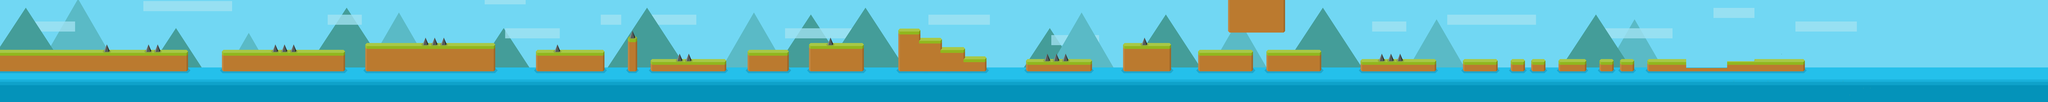

Below is a game level as drawn by its tile map, then a one-line description and the .tmx that defines it (tile-layer data replaced by summaries):
An orthogonal 300x15 tile map with 50x50 px tiles, 8 tile layers (background, mountain2, clound, mountain, ...), 3 tilesets and 47 objects (player).

<map version="1.0" tiledversion="1.0.2" orientation="orthogonal" renderorder="right-down" width="300" height="15" tilewidth="50" tileheight="50" nextobjectid="61">
 <tileset firstgid="1" name="titeBackground" tilewidth="50" tileheight="50" tilecount="690" columns="46">
  <image source="titeBackground.png" width="2334" height="750" />
 </tileset>
 <tileset firstgid="691" name="titeSetMountain" tilewidth="50" tileheight="50" tilecount="390" columns="26">
  <image source="titeSetMountain.png" width="1334" height="750" />
 </tileset>
 <tileset firstgid="1081" name="titesets" tilewidth="50" tileheight="50" tilecount="1590" columns="106">
  <image source="titesets.png" width="5334" height="750" />
 </tileset>
 <layer name="background" width="300" height="15">
  <data>[4500 cells, 4500 non-empty, 89 distinct tile ids]</data>
 </layer>
 <layer name="mountain2" width="300" height="15">
  <data>[4500 cells, 1028 non-empty, 236 distinct tile ids]</data>
 </layer>
 <layer name="clound" width="300" height="15">
  <data>[4500 cells, 204 non-empty, 6 distinct tile ids]</data>
 </layer>
 <layer name="mountain" width="300" height="15">
  <data>[4500 cells, 1256 non-empty, 256 distinct tile ids]</data>
 </layer>
 <layer name="sea" width="300" height="15">
  <data>[4500 cells, 1800 non-empty, 156 distinct tile ids]</data>
 </layer>
 <layer name="clound" width="300" height="15">
  <data>[4500 cells, 32 non-empty, 6 distinct tile ids]</data>
 </layer>
 <layer name="grounds" width="300" height="15">
  <data>[4500 cells, 1673 non-empty, 363 distinct tile ids]</data>
 </layer>
 <layer name="enemies" width="300" height="15">
  <data>[4500 cells, 836 non-empty, 158 distinct tile ids]</data>
 </layer>
 <objectgroup name="playerObjects">
  <object id="5" name="player" x="49.88" y="273.334" width="41.7273" height="39.5758" />
 </objectgroup>
 <objectgroup name="groundObjects">
  <object id="7" x="0" y="378.333" width="1375.82" height="146" />
  <object id="9" x="1626" y="378" width="900" height="146" />
  <object id="10" x="2675.25" y="327.75" width="952" height="196" />
  <object id="12" x="3925.45" y="378.182" width="501.392" height="146" />
  <object id="17" x="4599.09" y="278.182" width="67.8892" height="247" />
  <object id="18" x="4765.13" y="445.688" width="553.813" height="79.0625" />
  <object id="19" x="5475.75" y="378.25" width="301.172" height="146" />
  <object id="20" x="5925.5" y="327.875" width="401.528" height="196.031" />
  <object id="21" x="6579.63" y="222.125" width="161.25" height="302" />
  <object id="22" x="6741.09" y="289.091" width="157.838" height="234.545" />
  <object id="23" x="6898.56" y="357.511" width="169.502" height="166.239" />
  <object id="24" x="7068.18" y="425.636" width="156.909" height="98.1818" />
  <object id="25" x="7514.95" y="444.864" width="482.98" height="79.9318" />
  <object id="26" x="8225.67" y="328.417" width="351.319" height="196.25" />
  <object id="27" x="8775.75" y="378.375" width="401.239" height="145.875" />
  <object id="28" x="9274.81" y="378" width="402.104" height="146.5" />
  <object id="29" x="8994.5" y="0" width="417.5" height="240" />
  <object id="30" x="9965" y="446.115" width="554.706" height="78.7945" />
  <object id="31" x="10714.9" y="446" width="254.08" height="78.8182" />
  <object id="32" x="11065.1" y="446" width="103.955" height="78.625" />
  <object id="33" x="11214.9" y="445.625" width="104.125" height="79.125" />
  <object id="34" x="11415" y="445.909" width="204.121" height="79.0909" />
  <object id="35" x="11714.9" y="445.636" width="104.273" height="79.2727" />
  <object id="36" x="11865" y="445.875" width="104.125" height="79.125" />
  <object id="37" x="12064.9" y="445.875" width="1154.09" height="78.75" />
  <object id="39" x="12350.1" y="209.5" width="604.865" height="30.125" />
 </objectgroup>
 <objectgroup name="seaObjects">
  <object id="40" x="1376.67" y="495.333" width="249.333" height="28.6667" />
  <object id="41" x="2526.67" y="495.667" width="148.333" height="27.6667" />
  <object id="42" x="3627.25" y="495.75" width="298" height="28" />
  <object id="43" x="4427" y="495.75" width="172.5" height="29.25" />
  <object id="44" x="4667" y="496" width="98.5" height="29" />
  <object id="45" x="5319.75" y="496.25" width="155.75" height="28.25" />
  <object id="46" x="5777.5" y="496" width="149" height="28.25" />
  <object id="47" x="6327.67" y="496" width="252" height="29" />
  <object id="48" x="7225.5" y="495.5" width="289" height="29" />
  <object id="49" x="7998.67" y="496.667" width="227.333" height="27.6667" />
  <object id="50" x="8577.33" y="495" width="198.667" height="29.3333" />
  <object id="51" x="9177" y="496.667" width="98" height="27.3333" />
  <object id="52" x="9678" y="495.333" width="287.333" height="29.3333" />
  <object id="53" x="10520.3" y="497" width="194.667" height="28" />
  <object id="54" x="10969" y="496.333" width="96.3333" height="28.6667" />
  <object id="55" x="11169.7" y="496" width="45" height="28.6667" />
  <object id="56" x="11319.7" y="496.667" width="95.6667" height="28" />
  <object id="57" x="11619.7" y="495.333" width="95.6667" height="30" />
  <object id="58" x="11819.3" y="495.667" width="45.3333" height="29.3333" />
  <object id="59" x="11969.7" y="495.333" width="95.6667" height="30" />
 </objectgroup>
</map>